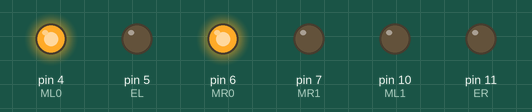
Recording of a sketch running on a simulated Arduino Uno, built with avr-gcc and run on an emulated ATmega328P. Parts: output pins drawn as LEDs (lit = HIGH).

Above: at 0.1 s.
Timing chart, 0 to 1.6 s (numbered marks = the images above):
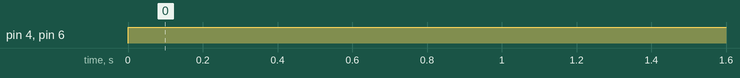

The sketch:

motors_test.ino
```cpp
#include "motors_speed.h"

int foward   = HIGH;
int backward = LOW;

int left_pwm  = 0; //30;
int right_pwm = 0; //50;

void setup() {
	set_motors();
}

void loop() {

	move_motors(foward, left_pwm, foward, right_pwm);
	delay(20);
}
```

motors_speed.cpp
```cpp
#include <Arduino.h>

#define ML0  4
#define ML1 10
#define MR0  6
#define MR1  7

#define EL   5
#define ER  11


void set_motors(){
	pinMode(ML0, OUTPUT);
	pinMode(ML1, OUTPUT);
	pinMode(EL,  OUTPUT);
	pinMode(MR0, OUTPUT);
	pinMode(MR1, OUTPUT);
	pinMode(ER,  OUTPUT);
}

void move_motors(int left_dir, int left_pwm, int right_dir, int right_pwm) {
		digitalWrite(ML0, left_dir);
		digitalWrite(ML1, !left_dir);
		analogWrite(EL, left_pwm);

		digitalWrite(MR0, right_dir);
		digitalWrite(MR1, !right_dir);
		analogWrite(ER, right_pwm);
}
```

motors_speed.h
```cpp
void set_motors();
void move_motors(int, int, int, int);
```

Measured:
- by itself, pin 4 (ML0), pin 6 (MR0): LOW → HIGH at 0.00 s
